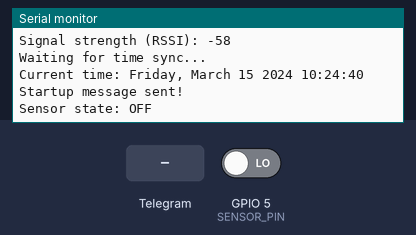
Bench run of a sketch on a simulated ESP32. Shown: the last lines printed to the serial monitor. The inputs (shaded band) are chosen by the test bench; at power-on: GPIO 5 (SENSOR_PIN) LOW. WiFi joins after 1.5 s; servers stay silent unless stated; the local clock reads 2024-03-15 10:24:30 at power-on unless the sketch sets it.

Above: at 12.3 s.
12.4 s: Telegram message "/status" received
At 13.3 s:
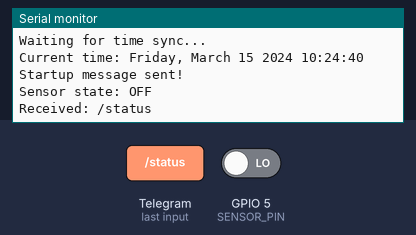
13.9 s: Telegram message "/start" received
At 14.8 s:
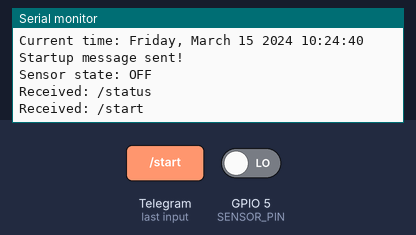
15.9 s: Telegram message "status" received
At 17.5 s:
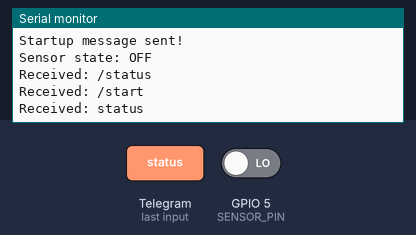
17.9 s: Telegram message "start" received
At 19.0 s:
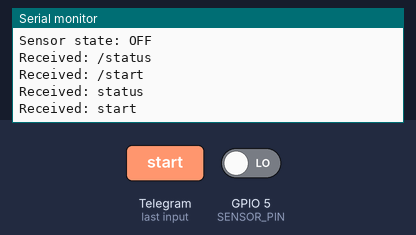
19.9 s: Telegram message "1" received
At 21.8 s:
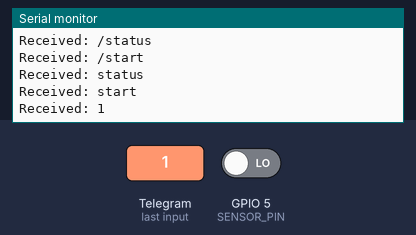

The sketch:

oprate_24_7.ino
```cpp
#include <WiFi.h>
#include <WiFiClientSecure.h>
#include <UniversalTelegramBot.h>
#include <time.h>

// WiFi credentials
const char* ssid = "YOUR_SSID";
const char* password = "YOUR_PASSWORD";

// Telegram Bot Token and Chat ID
#define BOT_TOKEN "YOUR_TELEGRAM_BOT_TOKEN"
#define CHAT_ID "YOUR_CHAT_ID"

WiFiClientSecure client;
UniversalTelegramBot bot(BOT_TOKEN, client);

// Sensor configuration
const int SENSOR_PIN = 5;
bool sensorState = false;
bool lastSensorState = false;

// Timing
unsigned long lastCheckTime = 0;
unsigned long lastBotCheckTime = 0;
const long checkInterval = 1000; // Check sensor every second
const long botCheckInterval = 1000; // Check for message every second

// Time config
const char* ntpServer = "pool.ntp.org";
const long gmtOffset_sec = -28800; // Set time zone
const int daylightOffset_sec = 0;

// Notification time range
const int notifyStartHour = 19; // 7pm
const int notifyEndHour = 24; // 0pm

void setup() {
  Serial.begin(115200);
  delay(1000);

  // Setup sensor pin
  pinMode(SENSOR_PIN, INPUT);

  // Connect to WiFi
  Serial.println("Connecting to WiFi...");
  WiFi.begin(ssid, password);

  while (WiFi.status() != WL_CONNECTED) {
    delay(500);
    Serial.print(".");
  }

  Serial.println("");
  Serial.println("WiFi connected!");
  Serial.print("IP address: ");
  Serial.println(WiFi.localIP());
  Serial.print("Signal strength (RSSI): ");
  Serial.println(WiFi.RSSI());

  // Configure time from NTP server
  configTime(gmtOffset_sec, daylightOffset_sec, ntpServer);
  Serial.println("Waiting for time sync...");
  delay(8000);
  printLocalTime(); // Show current time

  // Configure SSL for Telegram
  client.setInsecure(); // For testing - see note below

  // Send startup message
  bot.sendMessage(CHAT_ID, "ESP32 Hall Sensor is online and ready!", "");
  bot.sendMessage(CHAT_ID, "Now sensor state is: " + String(sensorState ? "ON" : "OFF"), "");
  Serial.println("Startup message sent!");

  // Read initial sensor state
  lastSensorState = digitalRead(SENSOR_PIN);
  Serial.print("Sensor state: ");
  Serial.println(lastSensorState ? "ON" : "OFF");
}

void loop() {
  unsigned long currentTime = millis();

  // Check for incoming Telegram messages
  if (currentTime - lastBotCheckTime >= botCheckInterval) {
    lastBotCheckTime = currentTime;
    checkMessages();
  }

  // Check sensor at regular intervals
  if (currentTime - lastCheckTime >= checkInterval) {
    lastCheckTime = currentTime;

    // Read sensor
    sensorState = digitalRead(SENSOR_PIN);

    // Check if state changed
    if (sensorState != lastSensorState) {
      if (isWithinNotificationTime()) {
        String message = "🚨 Sensor Status Changed!\n\n";
        message += "New State: ";
        message += sensorState ? "✅ ON" : "❌ OFF";
        message += "\nTime: "; // Include timestamp
        message += getTimeString();

        // Send notification
        if (bot.sendMessage(CHAT_ID, message, "")) {
          Serial.println("Notification sent: " + message);
        } else {
          Serial.println("Failed to send notification");
        }
      }
      // Update last state
      lastSensorState = sensorState;
    }
  }
}

// Check for incoming Telegram messages and responds to commands
void checkMessages() {
  int numNewMessages = bot.getUpdates(bot.last_message_received + 1);

  for (int i = 0; i < numNewMessages; i++) {
    String chat_id = String(bot.messages[i].chat_id);
    String text = bot.messages[i].text;

    Serial.println("Received: " + text);

    // Check if message is from authorized user
    if (chat_id == CHAT_ID) {
      text.toLowerCase(); // Make command case-insensitive

      if (text == "status" || text == "/status") { // Handle "status" command
        // Send current sensor status
        String response = "📊 Current Sensor Status\n\n";
        response += "State: ";
        response += sensorState ? "✅ ON" : "❌ OFF";
        response += "\nTime: ";
        response += getTimeString();
        response += "\n\nNotification Hours: 7 PM - Midnight";

        bot.sendMessage(chat_id, response, "");
      }
      else if (text == "/start" || text == "start") { // Handle "/start" command
        String welcome = "👋 Welcome to ESP32 Sensor Bot!\n\n";
        welcome += "Commands:\n";
        welcome += "• status - Check current sensor state\n";
        welcome += "• start - Show this help message\n\n";
        welcome += "Notifications are sent from 7 PM to midnight.";

        bot.sendMessage(chat_id, welcome, "");
      }
      else { // Handle unknown commands
        bot.sendMessage(chat_id, "❓ Unknown command. Send 'status' to check sensor.", "");
      }
    }
  }
}

// Check if current time is within notification hours
bool isWithinNotificationTime() {
  struct tm timeinfo;
  if (!getLocalTime(&timeinfo)) {
    Serial.println("Failed to obtain time");
    return true; // If can't get time, send notifications anyway
  }

  int currentHour = timeinfo.tm_hour;

  // Check if between 7 PM (19:00) and midnight (24:00)
  return (currentHour >= notifyStartHour && currentHour < notifyEndHour);
}

// Get formatted time string
String getTimeString() {
  struct tm timeinfo;
  if (!getLocalTime(&timeinfo)) {
    return "Time unavailable";
  }

  char timeStr[64];
  strftime(timeStr, sizeof(timeStr), "%I:%M:%S %p", &timeinfo);
  return String(timeStr);
}

// Print current time to Serial Monitor for debugging
void printLocalTime() {
  struct tm timeinfo;
  if (!getLocalTime(&timeinfo)) {
    Serial.println("Failed to obtain time");
    return;
  }

  Serial.print("Current time: ");
  Serial.println(&timeinfo, "%A, %B %d %Y %H:%M:%S");
}
```

Measured:
- after the input at 12.4 s, the serial monitor: prints a new line at once (image 1)
- after the input at 13.9 s, the serial monitor: prints a new line after 0.51 s (image 2)
- after the input at 15.9 s, the serial monitor: prints a new line after 0.51 s (image 3)
- after the input at 17.9 s, the serial monitor: prints a new line after 0.51 s (image 4)
- after the input at 19.9 s, the serial monitor: prints a new line after 0.51 s (image 5)
